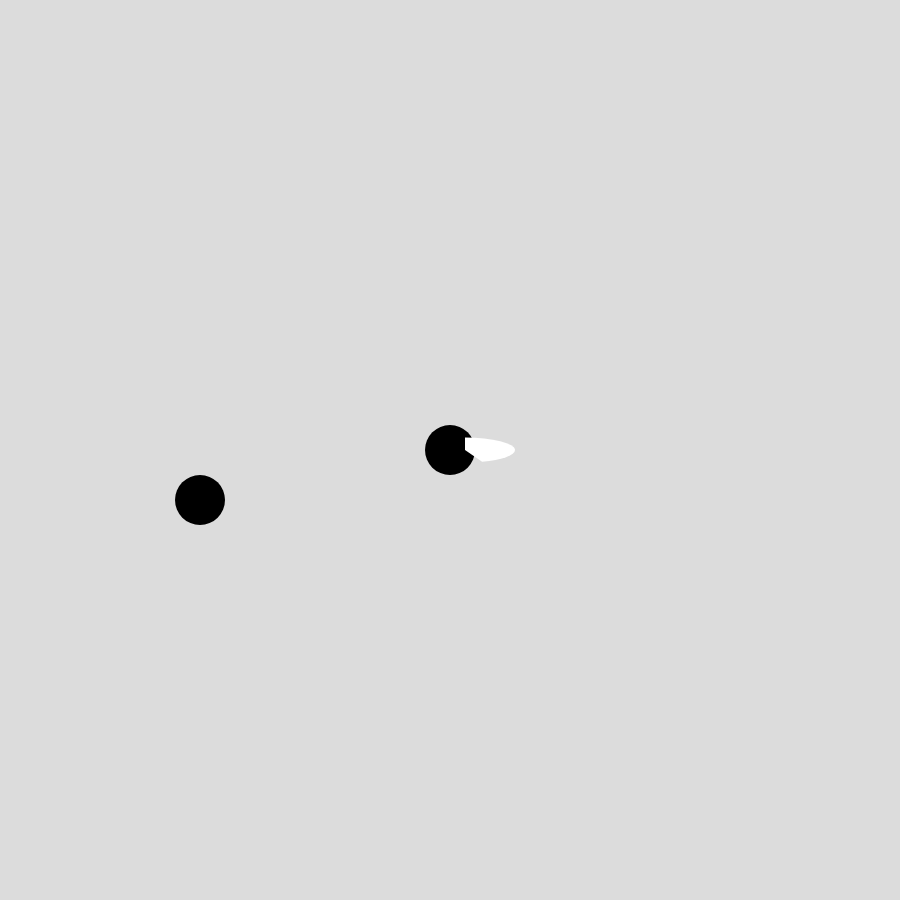
Frame 1 (no input)
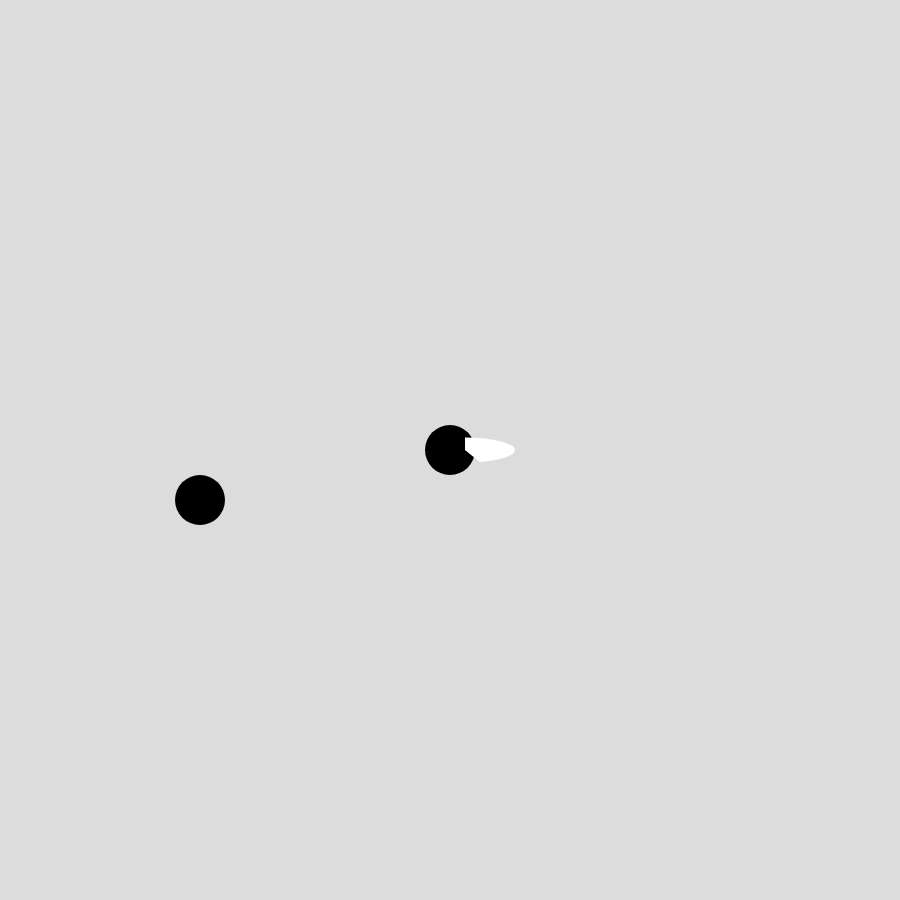
Frame 60 (no input)
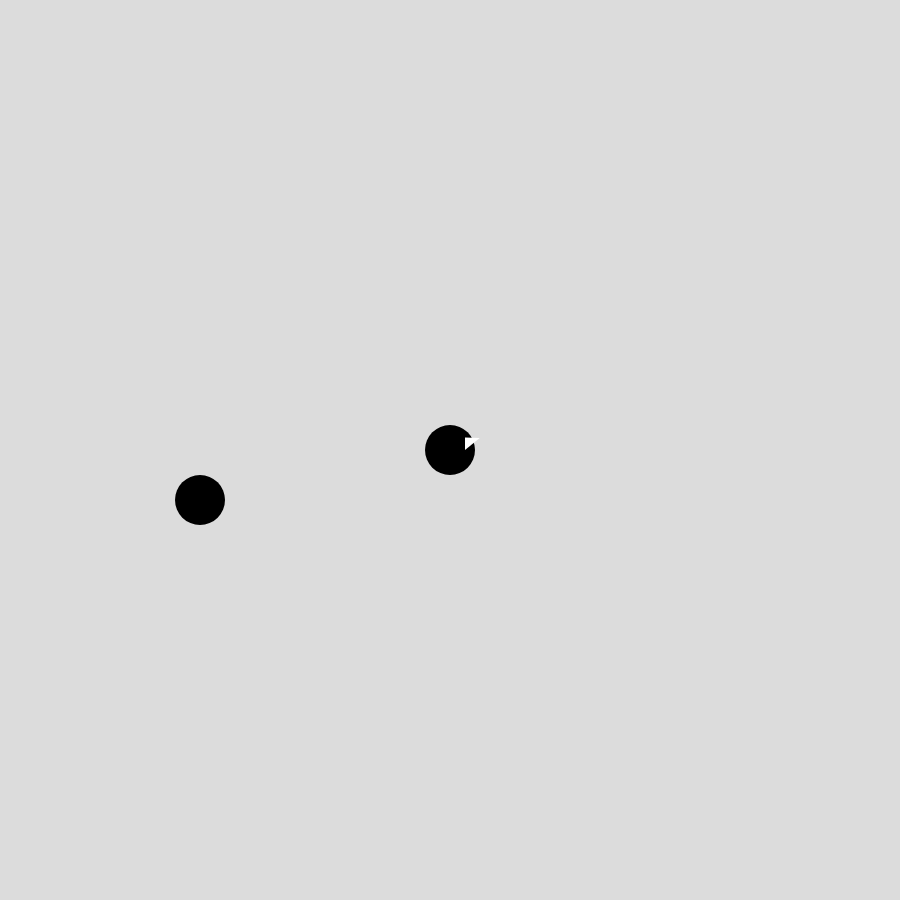
Frame 120 (the mouse pressed at the canvas centre since frame 60)

The p5.js sketch that drew these frames (run headless with seeded random() and noise() and a simulated clock; from frame 60 on, the mouse is pressed at the canvas centre):

// p5.js sketch
// ── sketch.js
var fly;

function setup() {
createCanvas(900,900);
fly = new Bug(width/2,height/2); 
sam = new Bug(200, 500);
}

function draw() {
  background(220);
  fly.draw();
  fly.wings();
  sam.draw();
}

//OBJECT
function Bug(startX, startY) {

  

  //properties (local to the object)
  this.x = startX;
  this.y = startY;

  //method (what it can do)
  this.draw = function() {
    fill(0);
    noStroke();
    ellipse(this.x, this.y, 50, 50);
  }

  this.wings = function() {
    fill(255);
    var wave = sin(radians(frameCount*50));
    arc(this.x+15, this.y, 100,25,radians(270),radians(45*wave));

  }

  //functions



}
